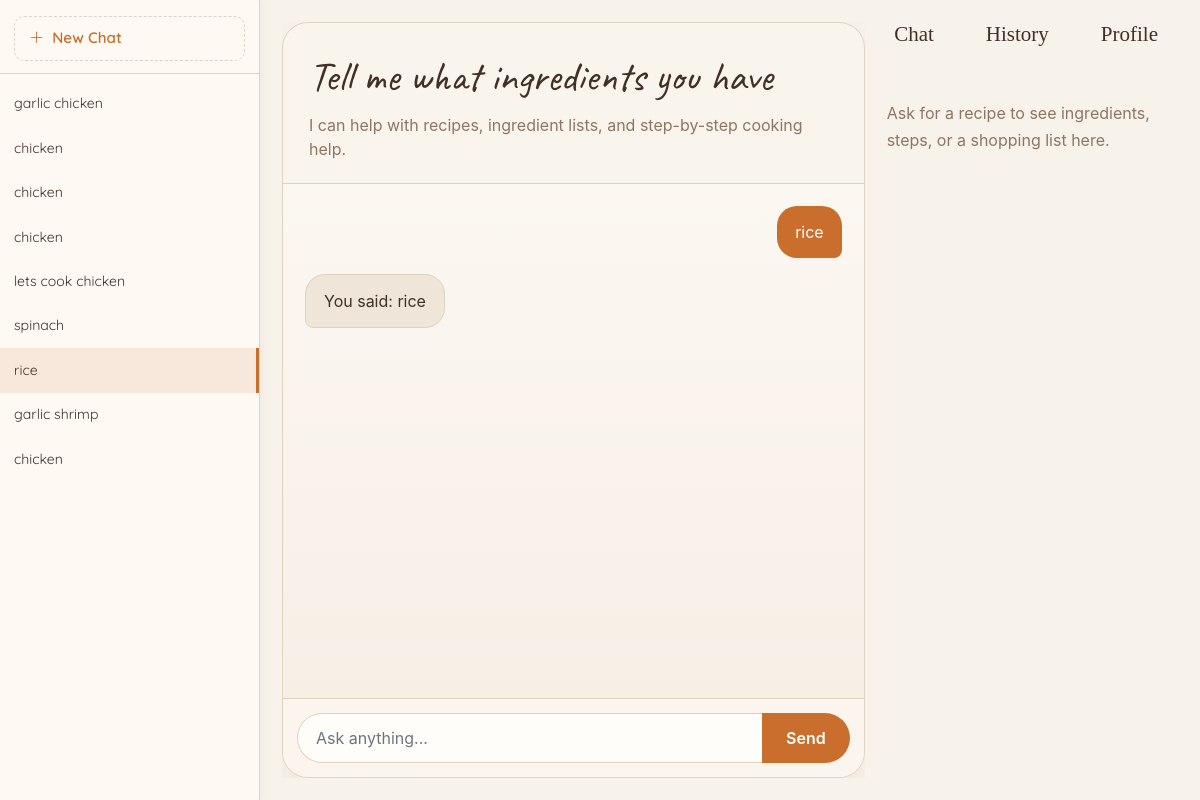
Page /chat/9/ (signed in) on the committed database.
### main/models.py (models this page shows, shortened)
class ChatConversation(models.Model):
    user = models.ForeignKey(
        User, on_delete=models.CASCADE, related_name="conversations"
    )
    title = models.CharField(max_length=255, blank=True, default="New Chat")
    artifact_content = models.TextField(blank=True, default="")
    started_at = models.DateTimeField(auto_now_add=True)
    updated_at = models.DateTimeField(auto_now=True)
    class Meta:
        ordering = ["-updated_at"]

class ChatMessage(models.Model):
    SENDER_CHOICES = {
        "B": "Bot",
        "U": "User",
    }
    conversation = models.ForeignKey(
        ChatConversation, on_delete=models.CASCADE, related_name="messages"
    )
    sender = models.CharField(max_length=1, choices=SENDER_CHOICES)
    content = models.TextField()
    sent_at = models.DateTimeField(auto_now_add=True)
    class Meta:
        ordering = ["sent_at"]

### main/views.py (the view)
# urls.py: path("chat/", views.chat_view, name="chat"),
def chat_view(request, conversation_id=None):
    context = {}
    if request.user.is_authenticated:
        conversations = ChatConversation.objects.filter(user=request.user)
        context["conversations"] = conversations
        if conversation_id:
            convo = get_object_or_404(
                ChatConversation, pk=conversation_id, user=request.user
            )
            context["active_conversation"] = convo
            context["active_messages"] = convo.messages.all()
    return render(request, "main/chat/chat.html", context)

### main/templates/main/chat/chat.html (shortened to what this page needs)
{% extends 'main/base/base.html' %}
{% load static %}
{% block content %}
<link rel="stylesheet" href="{% static 'chat.css' %}">
{% if user.is_authenticated %}
<div class="chat-layout">
  <aside id="sidebar" class="chat-sidebar">
    <div class="sidebar-header">
      <button id="newChatBtn" class="sidebar-new-btn" title="New chat">
        <i class="bi bi-plus-lg"></i> New Chat
      </button>
    </div>
    <div id="sidebarList" class="sidebar-list">
      {% for convo in conversations %}
        <div class="sidebar-item {% if active_conversation.id == convo.id %}active{% endif %}"
             data-id="{{ convo.id }}">
          <span class="sidebar-item-title">{{ convo.title }}</span>
        </div>
      {% endfor %}
    </div>
  </aside>
  <div class="chat-content">
    <div id="chatFull" class="chat-app-shell" {% if not active_conversation %}style="display:none;"{% endif %}>
      <div class="chat-grid">
        <section class="chat-main">
          <div class="chat-card">
            <div class="chat-card-header">
              <div class="chat-card-heading">Tell me what ingredients you have</div>
              <div class="chat-card-subheading">
                I can help with recipes, ingredient lists, and step-by-step cooking help.
              </div>
            </div>
            <div id="messages" class="chat-history" aria-live="polite">
              {% if active_messages %}
                {% for msg in active_messages %}
                  <div class="msg-row {% if msg.sender == 'U' %}user{% else %}bot{% endif %}">
                    <div class="msg-bubble {% if msg.sender == 'U' %}user{% else %}bot{% endif %}">{{ msg.content }}</div>
                  </div>
                {% endfor %}
              {% endif %}
            </div>
            <div class="chat-inputbar">
              <form id="chat-form" class="mb-0">
                <div class="input-group">
                  <input id="chat-input" class="form-control" type="text"
                         placeholder="Ask anything..." autocomplete="off" />
                  <div class="input-group-append">
                    <button id="sendBtn" class="btn btn-primary" type="submit">Send</button>
                  </div>
                </div>
              </form>
            </div>
          </div>
        </section>
        <aside class="artifact-side">
          <div class="artifact-panel">
            <div id="artifact-body" class="artifact-body">
              <div class="artifact-placeholder">
                Ask for a recipe to see ingredients, steps, or a shopping list here.
              </div>
            </div>
          </div>
        </aside>
      </div>
    </div>
  </div>
</div>
{% endif %}
{% endblock %}

### static/theme.css (style rules this page uses)
:root { --color-primary: #101010; --color-background: #ffffff; --color-text: #101010; --color-text-light: #ffffff; --color-shadow: rgba(0, 0, 0, 0.2); --font-family: 'Playfair Display', serif; --font-size-header: 70px; --font-size-base: 16px; --font-size-nav: 21px; --navbar-height: 60px; --border-radius: 10px; --transition-speed: 0.3s; }

### main/templates/main/base/static/base.css (style rules this page uses)
:root { --cook-navbar: #f4efe7; --cook-bg: #f7f2ea; --cook-border: #e3d8c8; --cook-text: #3f3126; --cook-muted: #8c7764; --cook-accent: #c96e2d; --cook-accent-dark: #ad5921; }
body { margin: 0; padding: 0; background: var(--cook-bg); }
html, body { height: 100%; }

### rows in the picture
ChatConversation: title "garlic chicken"
ChatConversation: title "chicken"
ChatConversation: title "chicken"
ChatConversation: title "chicken"
ChatConversation: title "lets cook chicken"
ChatConversation: title "spinach"
ChatConversation: title "rice"
ChatConversation: title "garlic shrimp"
ChatConversation: title "chicken"
ChatMessage: content "rice"
ChatMessage: content "You said: rice"
